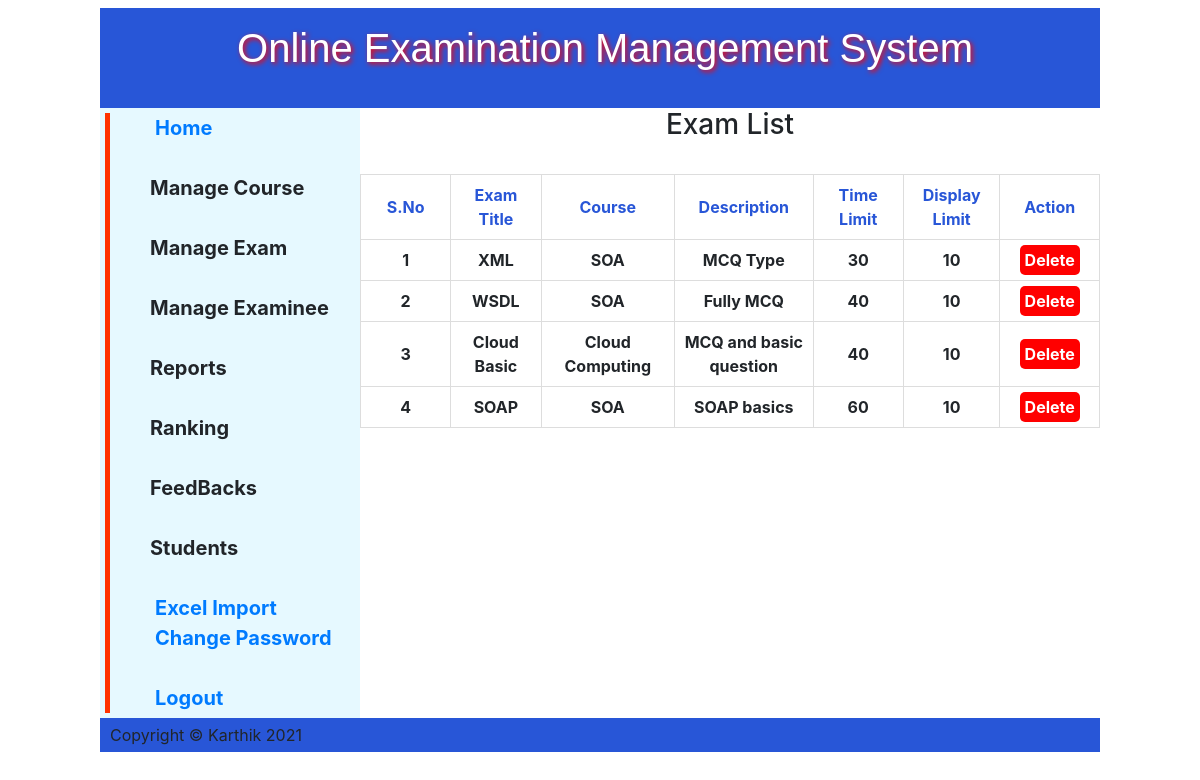
The app's page /ViewExam.php (signed in) with its own data.
### tables this page shows
CREATE TABLE `exam_tbl` (
  `EX_ID` int(10) NOT NULL,
  `COU_ID` int(10) NOT NULL,
  `EXTITLE` varchar(100) NOT NULL,
  `EX_TIME_LIMIT` varchar(100) NOT NULL,
  `EX_QUESTLIMIT_DISPLAY` int(11) NOT NULL,
  `EX_DESCRIPTION` varchar(150) NOT NULL,
  `EX_CREATED` datetime NOT NULL
);

CREATE TABLE `coursetable` (
  `COURSE_ID` int(10) NOT NULL,
  `COU_CODE` varchar(100) NOT NULL,
  `COU_NAME` varchar(100) NOT NULL,
  `COU_CREATED` datetime NOT NULL
);

### ViewExam.php (the view, shortened to what this page needs)
<?php
include "database.php";
?>
<!DOCTYPE html>
<html>
	<head>
	<link rel="stylesheet" type="text/css" href="css/style.css">
	<link rel="stylesheet" type="text/css" href="css/bootstrap.min.css">
	</head>
	<body>
	<div id="container">
		<div id="header">
		<h1>Online Examination Management System</h1>
		</div>
		<div id="wrapper">
			<h3 id="heading">Exam List</h3>
				<form action="<?php echo $_SERVER["PHP_SELF"];?>" method="post">
				<h3> </h3><br>
				<table border="1px" class=".table">
						<tr>
							<th>S.No</th>
							<th>Exam Title</th>
							<th>Course</th>
							<th>Description</th>
							<th>Time Limit</th>
							<th>Display Limit</th>
							<th>Action</th>
						</tr>
						<?php
							$s="SELECT * FROM exam_tbl ORDER BY EX_ID DESC";
							$res=$db->query($s);
							if($res->num_rows>0)
							{
								$i=0;
								while($r=$res->fetch_assoc())
								{
									$i++;
									?>
									<tr>
										<td><?php echo $i; ?></td>
										<td><?php echo $r['EXTITLE']; ?></td>
										<td><?php
												$courseID=$r['COU_ID'];
											$ress=$db->query("SELECT * FROM coursetable WHERE COURSE_ID='$courseID'");
											$row=$ress->fetch_assoc();
											echo $row["COU_NAME"];?>
										</td>
											<td><?php echo $r['EX_DESCRIPTION']; ?></td>
											<td><?php echo $r['EX_TIME_LIMIT']; ?></td>
											<td><?php echo $r['EX_QUESTLIMIT_DISPLAY']; ?></td>
										<td><a href='delExam.php?id=<?php echo $r["EX_ID"]; ?>' class='btnr'>Delete</a></td>
									</tr>
									<?php
								}
							}
						?>
						</table>
				</form>
		</div>
		<div id="navi">
			<?php
			include "adminSidebar.php";
			?>
		</div><br><br><br><br><br><br><br><br><br><br><br><br><br><br><br><br><br><br><br><br><br>
		<div id="footer">
		<p>Copyright &copy; Karthik 2021</p>
		</div>
	</div>
	</body>
</html>

### adminSidebar.php (shortened to what this page needs)
<ul>
			<li><a href="ahome.php">Home </a></li><br>
			<li id="mc">Manage Course</li>
			<br><li id="me">Manage Exam</li>
			<br><li id="mex">Manage Examinee</li>
			<br><li id="rep">Reports</li>
			<br><li id="rank">Ranking </li>
			<br><li id="feed">FeedBacks</li>
			<br>
			<li id="stu">Students</li>
			<br>
			<li style="color:black;"><a href="excel.php">Excel Import</a></li>
			<li style="color:black;"><a href="changepassword.php">Change Password</a></li>
		<br>	<li><a href="logout.php">Logout </a></li>
			</ul>

### css/style.css (style rules this page uses)
html,body { margin:0; padding:0; }
body { background: linear-gradient(to top left, #ffffff 0%,#ffffff 100%); font:90% calibri,sans-serif; text-align:center; font-family: Tahoma, Verdana, sans-serif; font-weight: bold; }
div#header { background:#2856D7; }
div#header h1 { height:100px; line-height:80px; color: white; font-family: "Audiowide", sans-serif; text-align:center; text-shadow: 2px 2px 5px red; margin:0; padding-left:10px; }
div#container { height:auto; width:1000px; margin:0 auto; text-align:left; }
div#wrapper { font-weight: bold; float:right; width:740px; }
div#navi { font-weight: bold; float:left; height:auto; width:260px; background:#e6f9ff; }
div#navi ul { margin-left:5px; margin:5px; list-style-type:none; border-left: 5px solid #ff3300; border-right: 8px; border-top:20px; border-bottom:10px; font-size: 20px; }
div#footer { clear:both; width:100%; background:#2856D7; }
div#footer p { margin:0; padding:5px 10px; }
a { padding:5px; text-decoration:none; color:black; }
p { margin:0 10px 10px; }
#heading { text-align:center; }
.btnr { border-radius:5px; padding:5px; background:#ff0000; color:white; }
tr,td,th { padding:20px; }
th { color:#2856D7; }
table { float:left; width:100%; border-collapse:collapse; }
table td,table th { border:1px solid #ddd; padding:8px; width:70px; text-align: center; }

### records on screen
exam_tbl: EXTITLE "XML", coursetable.COU_NAME "SOA", EX_DESCRIPTION "MCQ Type", EX_TIME_LIMIT "30", EX_QUESTLIMIT_DISPLAY "10"
exam_tbl: EXTITLE "WSDL", coursetable.COU_NAME "SOA", EX_DESCRIPTION "Fully MCQ", EX_TIME_LIMIT "40", EX_QUESTLIMIT_DISPLAY "10"
exam_tbl: EXTITLE "Cloud Basic", coursetable.COU_NAME "Cloud Computing", EX_DESCRIPTION "MCQ and basic question", EX_TIME_LIMIT "40", EX_QUESTLIMIT_DISPLAY "10"
exam_tbl: EXTITLE "SOAP", coursetable.COU_NAME "SOA", EX_DESCRIPTION "SOAP basics", EX_TIME_LIMIT "60", EX_QUESTLIMIT_DISPLAY "10"
